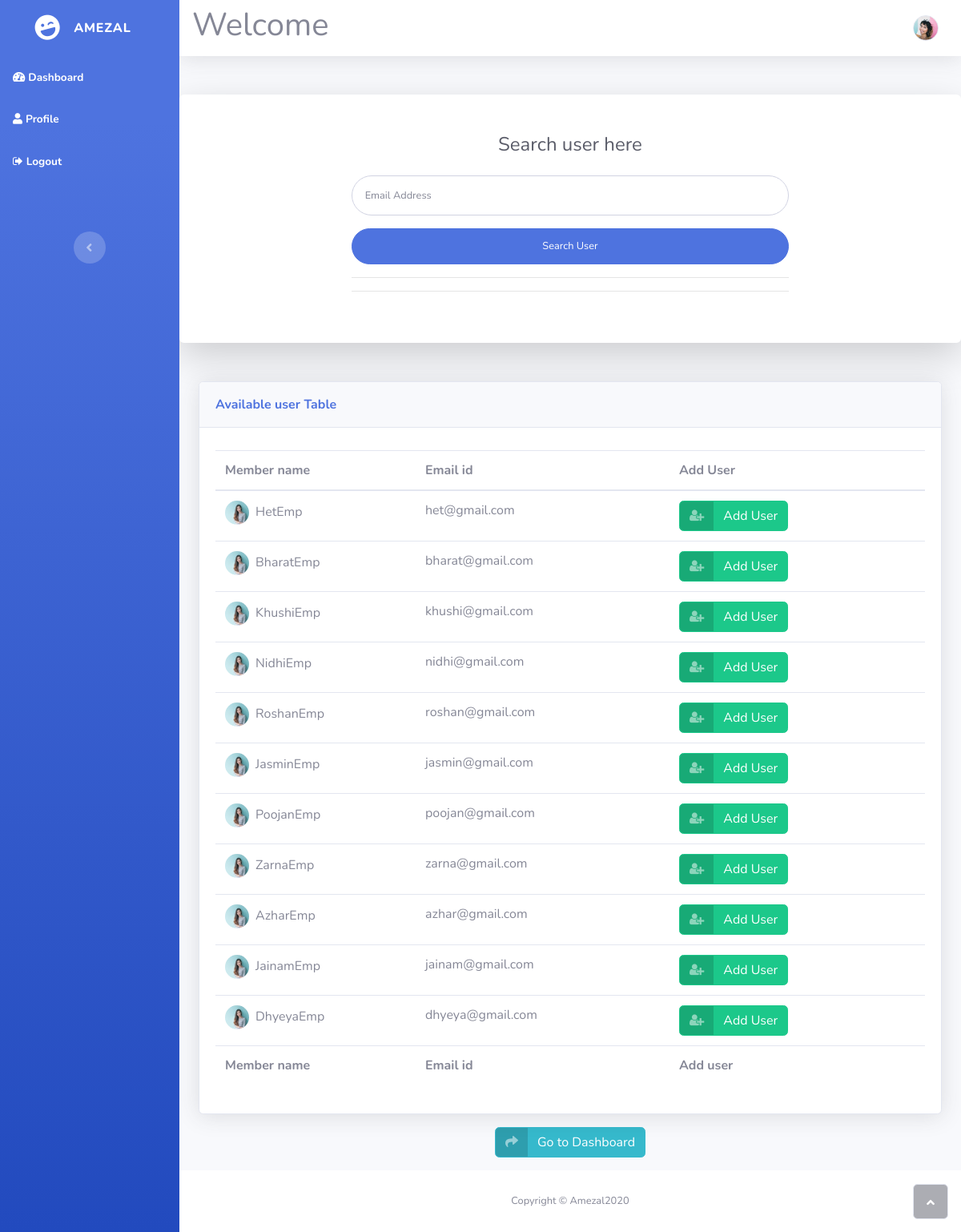
The app's page /adduser/18/ with its own data.
### devcal/models.py (models this page shows)
class Duser(models.Model):
    user = models.OneToOneField(User, null=True, blank=True, on_delete=models.CASCADE,related_name='duser')
    phone = models.CharField(max_length=200, null=True)
    profile_pic = models.ImageField(default="default.jpeg",null=True, blank=True)
    def __str__(self):
        return self.user.username

### devcal/views.py (the view)
# urls.py: path('adduser/<str:pk>/', views.adduser, name="adduser"),
def adduser(request, pk):
    users = Duser.objects.filter(user__groups__name='taskmember')
    print(users)
    searchfield = UserFilter(request.GET, queryset=users)
    dusers = searchfield.qs
    print(dusers)
    context = {'searchfield': searchfield, 'users': dusers, 'tid': pk}
    return render(request, 'adduser.html', context)

### templates/adduser.html (shortened to what this page needs)
{% extends 'base.html' %}
{% load static %}
{% load widget_tweaks %}
{% block content %}
    <div class="card shadow-lg o-hidden border-0 my-5">
        <div class="card-body p-0">
            <div class="row">
                <div class="col-lg-7 col-xl-8 offset-xl-2">
                    <div class="p-5">
                        <div class="text-center">
                            <h4 class="text-dark mb-4">Search user here</h4>
                        </div>
                        <form class="user" method="get">
                            <div class="form-group">
                                {% render_field searchfield.form.dusername class="form-control form-control-user" id="exampleInputEmail" placeholder="Email Address" %}
                            </div>
                            <input type="submit" class="btn btn-primary btn-block text-white btn-user"
                                   value="Search User">
                            <hr>
                            <hr>
                        </form>
                    </div>
                </div>
            </div>
        </div>
    </div>
    <div class="container">
        <div class="card shadow">
            <div class="card-header py-3">
                <p class="text-primary m-0 font-weight-bold">Available user Table</p>
            </div>
            <div class="card-body">
                <div class="table-responsive table mt-2" id="dataTable" role="grid" aria-describedby="dataTable_info">
                    <table class="table dataTable my-0" id="dataTable">
                        <thead>
                        <tr>
                            <th style="width: 250px;">Member name</th>
                            <th style="width: 317px;">Email id</th>
                            <th>Add User</th>
                        </tr>
                        </thead>
                        <tbody>
                        {% for asd in users %}
                            <tr>
                                <td><img class="rounded-circle mr-2" width="30" height="30"
                                         src="{% static 'img/avatars/avatar2.jpeg' %}">{{ asd.user.username }}
                                </td>
                                <td>{{ asd.user.email }}</td>
                                <td><a class="btn btn-success btn-icon-split" role="button"
                                       href="{% url 'assigntask' tid asd.id %}">
                                    <span class="text-white-50 icon"><i class="fa fa-user-plus"></i></span>
                                    <span class="text-white text">Add User</span></a><br>
                                </td>
                            </tr>
                        {% endfor %}
                        </tbody>
                        <tfoot>
                        <tr>
                            <td><strong>Member name</strong></td>
                            <td style="width: 317px;"><strong>Email id</strong><br></td>
                            <td><strong>Add user</strong></td>
                        </tr>
                        </tfoot>
                    </table>
                </div>
            </div>
        </div>
    </div>
    <div class="container text-center" style="margin-top: 16px;margin-bottom: 16px;">
        <a class="btn btn-info btn-icon-split" role="button" href="{% url 'tmdash' %}">
            <span class="text-white-50 icon"><i class="fas fa-share"></i></span>
            <span class="text-white text">Go to Dashboard</span>
        </a>
    </div>
{% endblock %}

### records on screen
Duser: user.username "HetEmp", user.email "het@gmail.com"
Duser: user.username "BharatEmp", user.email "bharat@gmail.com"
Duser: user.username "KhushiEmp", user.email "khushi@gmail.com"
Duser: user.username "NidhiEmp", user.email "nidhi@gmail.com"
Duser: user.username "RoshanEmp", user.email "roshan@gmail.com"
Duser: user.username "JasminEmp", user.email "jasmin@gmail.com"
Duser: user.username "PoojanEmp", user.email "poojan@gmail.com"
Duser: user.username "ZarnaEmp", user.email "zarna@gmail.com"
Duser: user.username "AzharEmp", user.email "azhar@gmail.com"
Duser: user.username "JainamEmp", user.email "jainam@gmail.com"
Duser: user.username "DhyeyaEmp", user.email "dhyeya@gmail.com"
